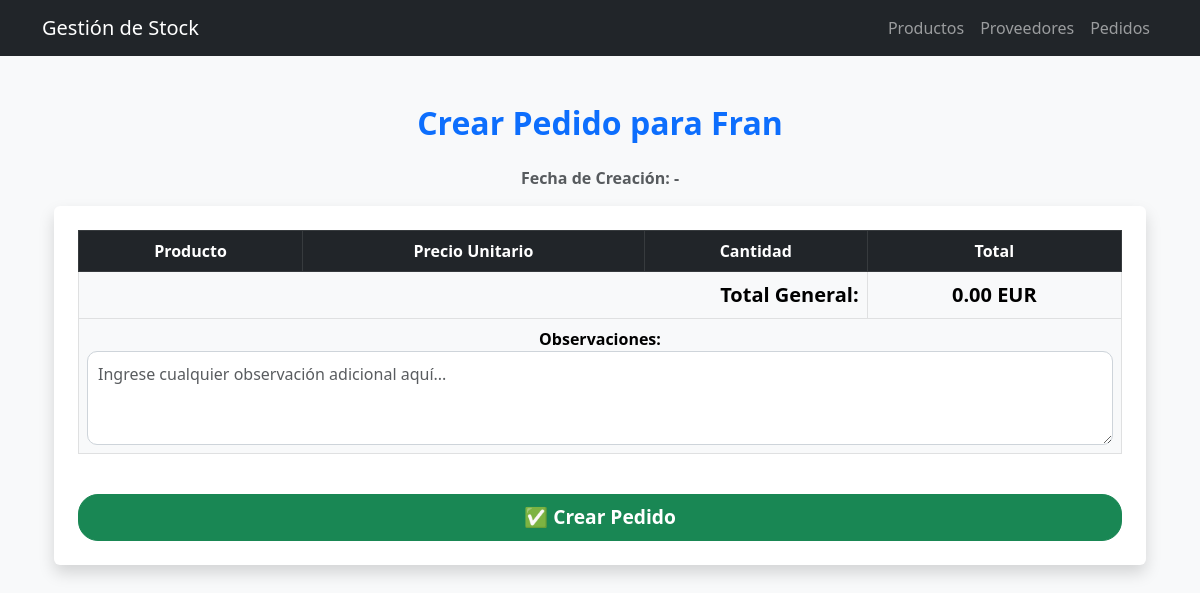
The app's page /stock/admin/hacer_pedido/4/, older data.
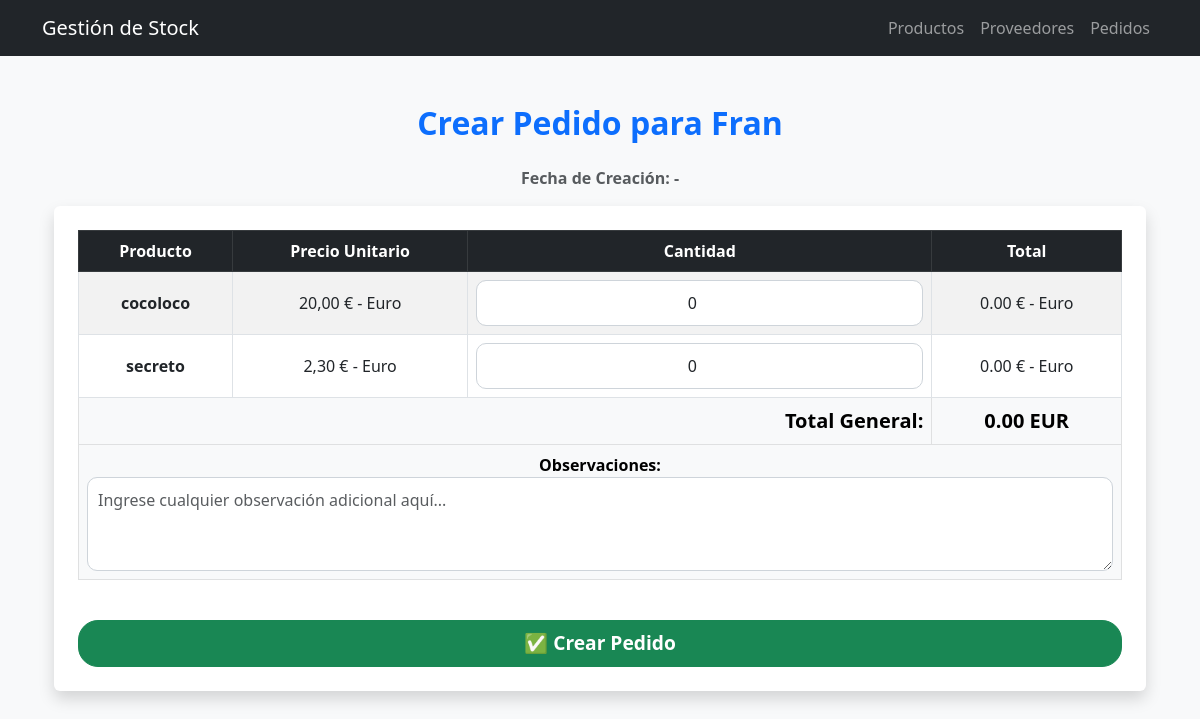
The same page, newer data.
### stock/models.py (models this page shows, shortened)
class Producto(models.Model):
    UNIDADES_CHOICES = [
        ('UN', 'Unidades'),
        ('KG', 'Kilogramos'),
        ('LT', 'Litros'),
        ('BT', 'Botellas'),
        ('PK', 'Paquetes'),
    ]
    MONEDAS_CHOICES = [
        ('EUR', '€ - Euro'),
        ('USD', '$ - Dólar'),
        ('GBP', '£ - Libra Esterlina'),
    ]
    categoria = models.ForeignKey(Categoria, on_delete=models.CASCADE, related_name="productos")
    nombre = models.CharField(max_length=100)
    descripcion = models.TextField(blank=True, null=True)
    precio = models.DecimalField(max_digits=10, decimal_places=2)
    moneda = models.CharField(max_length=3, choices=MONEDAS_CHOICES, default='EUR')  # Nueva opción de moneda
    proveedor = models.ForeignKey(Proveedor, on_delete=models.CASCADE)
    stock = models.DecimalField(max_digits=10, decimal_places=2, default=0)
    unidad_medida = models.CharField(max_length=5, choices=UNIDADES_CHOICES, default='UN')  # Aumentamos a 5 caracteres

### stock/views.py (the view, shortened to what this page needs)
# urls.py: path('admin/hacer_pedido/<int:proveedor_id>/', hacer_pedido, name='hacer_pedido'),
def hacer_pedido(request, proveedor_id):
    proveedor = get_object_or_404(Proveedor, id=proveedor_id)
    productos = Producto.objects.filter(proveedor=proveedor)
    return render(request, 'stock/hacer_pedido.html', {'proveedor': proveedor, 'productos': productos})

### templates/stock/hacer_pedido.html (shortened to what this page needs)
{% extends "stock/base_stock.html" %}
{% load static %}
{% block content %}
<div class="container mt-5">
    <h2 class="text-center text-primary fw-bold mb-4">Crear Pedido para {{ proveedor.nombre }}</h2>
    <p class="text-muted text-center"><strong>Fecha de Creación:</strong> {{ pedido.fecha_creacion|default:"-" }}</p>
    <form method="POST" class="shadow p-4 rounded bg-white">
        <div class="table-responsive">
            <table class="table table-striped table-bordered align-middle text-center">
                <thead class="table-dark">
                    <tr>
                        <th>Producto</th>
                        <th>Precio Unitario</th>
                        <th>Cantidad</th>
                        <th>Total</th>
                    </tr>
                </thead>
                <tbody>
                    {% for producto in productos %}
                    <tr>
                        <td class="fw-semibold">{{ producto.nombre }}</td>
                        <td>{{ producto.precio }} {{ producto.get_moneda_display }}</td>
                        <td>
                            <input type="number" name="cantidad_{{ producto.id }}" min="0" value="0"
                                   class="form-control text-center cantidad">
                        </td>
                        <td class="subtotal">0.00 {{ producto.get_moneda_display }}</td>
                    </tr>
                    {% endfor %}
                </tbody>
                <tfoot class="table-light">
                    <tr>
                        <td colspan="3" class="text-end fw-bold fs-5">Total General:</td>
                        <td id="total_general" class="fw-bold fs-5">0.00 EUR</td>
                    </tr>
                    <tr>
                        <td colspan="4">
                            <label for="observaciones" class="fw-bold">Observaciones:</label>
                            <textarea name="observaciones" id="observaciones" rows="3" class="form-control"
                                      placeholder="Ingrese cualquier observación adicional aquí..."></textarea>
                        </td>
                    </tr>
                </tfoot>
            </table>
        </div>
        <div class="text-center mt-4">
            <button type="submit" class="btn btn-success btn-lg px-5 fw-bold">✅ Crear Pedido</button>
        </div>
    </form>
</div>
{% endblock %}

Row changes from the older to the newer data that the page shows:
added Producto: nombre "cocoloco", precio "20,00", moneda "€ - Euro"
added Producto: nombre "secreto", precio "2,30", moneda "€ - Euro"
